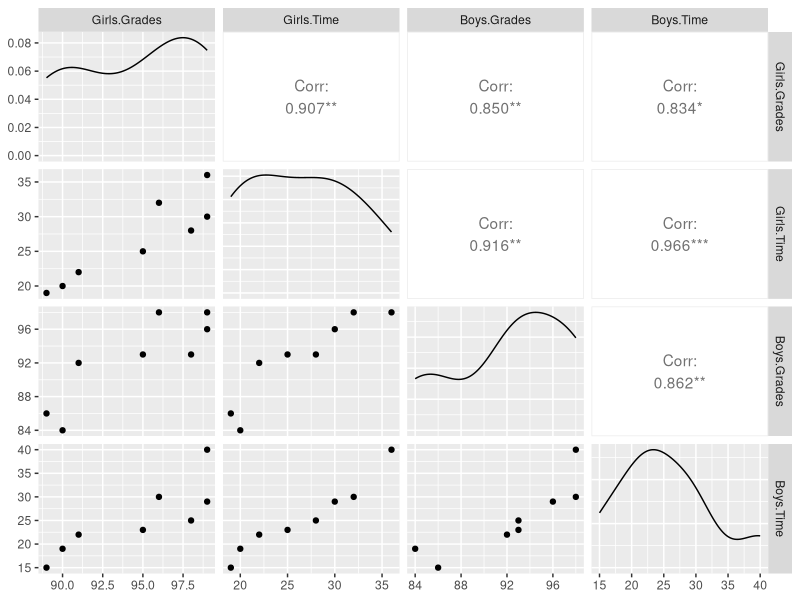

This chart was generated by the following R code:
## ---- chunk 1
knitr::opts_chunk$set(echo = TRUE)
## ---- chunk 2
# Name: Skylar Walsh
# Professor: Lingyao Li
# Course: LIS4273.002
# Date: 2/15/2025

# "Question A"

# The director of manufacturing at a cookies company needs to determine 
# whether a new machine is able to produce a particular type of cookies 
# according to the manufacturer's specifications, which indicate that 
# cookies should have a mean of 70 and standard deviation of 3.5 pounds. 
# A sample of 49 cookies reveals a sample mean breaking strength of 69.1 pounds.

# A1. State the null and alternative hypothesis

# "The null hypothesis (H0) would be that the breaking strength of the cookies
# is equal to 70 pounds."

# "The alternative hypothesis (Ha) would be that the breaking strength of
# the cookies is not equal to 70 pounds."

# A2. Is there evidence that the machine is not meeting the manufacturer's 
# specifications for average strength? Use a 0.05 level of significance

# Here are the sample statistics we are dealing with
sSize <- 49
sMean <- 69.1
pStdDev <- 3.5

# Here is the level of significance that will be used
a <- 0.05

# Here is the population mean
mu <- 70

# Calculate the z-score
z <- (sMean - mu) / (pStdDev/sqrt(sSize))
z


# A3. Compute the p value and interpret its meaning


# Calculate the p-value. This is a two-tailed test
pVal <- 2 * pnorm(abs(z), lower.tail = FALSE)
pVal

# Make the interpretation
if (pVal < a) {
  cat("Reject H0. There is enough evidence to suggest that the machine 
      is not meeting the manufacturer's specifications
      for the average strength")
} else {
  cat("Fail to reject H0. There is not enough evidence to suggest that
       the machine is not meeting the manufacturer's specifications 
       for the average strength")
}

# A4. What would be your answer in (B) if the standard deviation were 
# specified as 1.75 pounds?

# The population standard deviation is now 1.75
pStdDev <- 1.75

# Calculate the z-score
z <- (sMean - mu) / (pStdDev/sqrt(sSize))
z

# Calculate the p-value. This is a two-tailed test
pVal <- 2 * pnorm(abs(z), lower.tail = FALSE)
pVal

# Make the interpretation
if (pVal < a) {
  cat("Reject H0. There is enough evidence to suggest that the machine 
      is not meeting the manufacturer's specifications
      for the average strength")
} else {
  cat("Fail to reject H0. There is not enough evidence to suggest that
       the machine is not meeting the manufacturer's specifications 
       for the average strength")
}


# A5. What would be your answer in (B) if the sample mean were 69 pounds 
# and the standard deviation is 3.5 pounds?

# The sample mean is now 69
sMean <- 69

# The population standard deviation is now 3.5
pStdDev <- 3.5

# Calculate the z-score
z <- (sMean - mu) / (pStdDev/sqrt(sSize))
z

# Calculate the p-value. This is a two-tailed test
pVal <- 2 * pnorm(abs(z), lower.tail = FALSE)
pVal

# Make the interpretation
if (pVal < a) {
  cat("Reject H0. There is enough evidence to suggest that the machine 
      is not meeting the manufacturer's specifications
      for the average strength")
} else {
  cat("Fail to reject H0. There is not enough evidence to suggest that
       the machine is not meeting the manufacturer's specifications 
       for the average strength")
}

# "Question B"

# If xbar = 85, population standard deviation = 8, and n = 64, set up
# 95% confidence interval estimate of the population mean mu.

# List the set of values given
sMean <- 85
pStdDev <- 8
sSize <- 64
conLevel <- 0.95

# Calculate the z-score for the given confidence level
a <- 1 - conLevel
a

# This is a two-tailed test, so alpha will be cut in half
z_crit <- qnorm(1 - a/2)
z_crit

# Solve for e, which stands for the margin of error
e <- z_crit * (pStdDev / sqrt(sSize))
e

# Calculate the upper and lower limit to set up the
# 95% confidence interval

lower_limit <- sMean - e
lower_limit

upper_limit <- sMean + e
upper_limit

# Confidence interval
print("(83.04, 86.96)")

# There is a 95% probability that the population mean would be
# in between these two values


# "Question C"
library(GGally)
# Given the time spent on assignments each week for the sampled 
# girl group and boy group, respectively,

girls_grades <- c(89, 90, 91, 95, 98, 99, 96, 99)
girls_time_spend <- c(19, 20, 22, 25, 28, 30, 32, 36)

boys_grades <- c(86, 84, 92, 93, 93, 96, 98, 98)
boys_time_spend <- c(15, 19, 22, 23, 25, 29, 30, 40)

# Please perform the correlation analysis:

# C1. Calculate the correlation coefficient (Pearson) between time 
# spent and grade for girls' and boys' data sets, respectively.

corrData <- data.frame("Girls Grades"=girls_grades,
                       "Girls Time"=girls_time_spend, "Boys Grades"=boys_grades,
                       "Boys Time"=boys_time_spend)

# Here is the Pearson correlation

cor(corrData, method = "pearson")

# Here is the Spearman correlation

cor(corrData, method = "spearman")

# C2. Use ggpairs to plot the time spent and grade for 
# girls' and boys' datasets, respectively

# Here is the plot to compare the time spent
# and grade for both girls and boys data sets
ggpairs(corrData, upper = list(wrap("cor", size = 5)),
diag = list(continuous = "densityDiag"),)
